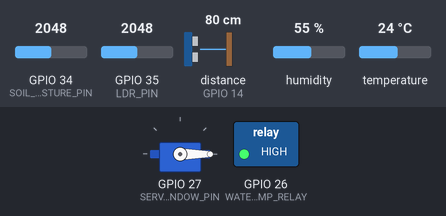
The sketch below on a simulated ESP32. Parts: servo, switched loads named in the sketch (green lamp = pin HIGH). The test bench sets the inputs (shaded band); at power-on: temperature 24 °C, GPIO 34 (SOIL_MOISTURE_PIN) = 2048, GPIO 35 (LDR_PIN) = 2048, distance to the obstacle (sensor on GPIO 14) 80 cm, humidity 55 %. The echo pulse lasts 58.3 µs per cm; WiFi joins after 1.5 s; servers stay silent unless stated; uploads are accepted with an empty reply; pins used as bus, display or sensor lines are not drawn; what the sketch prints to the serial monitor is not drawn.

Above: at 3.2 s.
3.3 s: temperature set to 34 °C
10.1 s: temperature set to 37 °C
At 15.9 s:
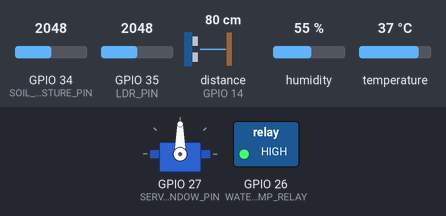
16.9 s: GPIO 34 (SOIL_MOISTURE_PIN) set to 554
26.7 s: GPIO 34 (SOIL_MOISTURE_PIN) set to 475
At 31.6 s:
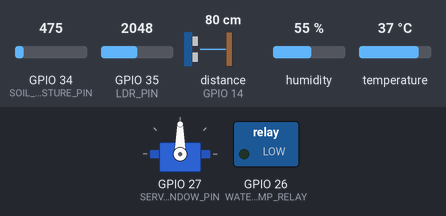
33.5 s: temperature set to 12 °C
At 36.3 s:
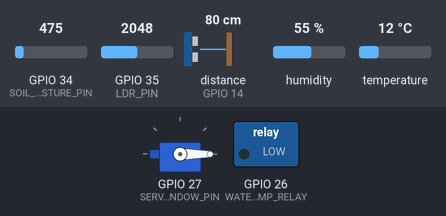
40.3 s: temperature set to 41 °C
At 41.1 s:
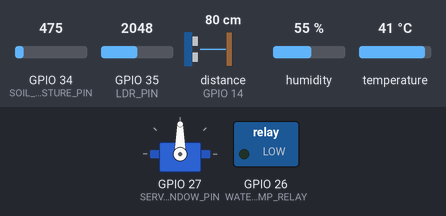
Timing chart, 0 to 43.3 s (numbered marks = the images above; inputs shaded):
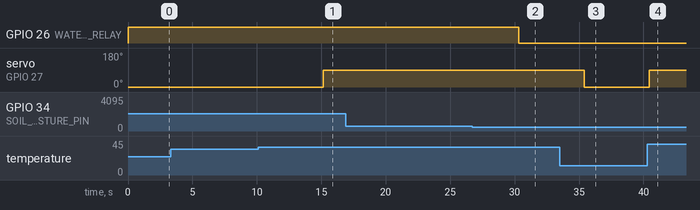

The sketch:

greenhouse_controller.ino
```cpp
/*
 * Smart Greenhouse IoT Controller
 * ESP32-based system for monitoring and controlling greenhouse environment
 *
 * Sensors: DHT11, Soil Moisture, LDR, Ultrasonic
 * Actuators: Water Pump, Servo Window Control
 */

#include <WiFi.h>
#include <HTTPClient.h>
#include <ArduinoJson.h>
#include <DHT.h>
#include <ESP32Servo.h>

// ===========================================
// CONFIGURATION
// ===========================================

// Wi-Fi credentials
const char* ssid = "Holdrine";
const char* password = "@Holdrine";

// Backend server configuration
const char* serverURL = "http://10.139.38.63:5000/api/iot";  // Updated to match your backend
const char* deviceId = "ESP32_GREENHOUSE_001";
const char* authToken = "your_device_auth_token_here";

// Sensor pin definitions
#define DHT_PIN           4
#define DHT_TYPE          DHT11
#define SOIL_MOISTURE_PIN 34    // Analog pin
#define LDR_PIN           35    // Analog pin
#define ULTRASONIC_TRIG   12
#define ULTRASONIC_ECHO   14

// Actuator pin definitions
#define WATER_PUMP_RELAY  26
#define SERVO_WINDOW_PIN  27

// Operational thresholds
#define SOIL_MOISTURE_THRESHOLD  500   // Below this = dry soil
#define LIGHT_THRESHOLD         2000   // Below this = low light
#define WATER_LEVEL_MIN           10   // Minimum water level (cm)
#define TEMP_MAX                  35   // Maximum temperature (°C)
#define HUMIDITY_MIN              40   // Minimum humidity (%)

// Timing constants
#define SENSOR_READ_INTERVAL     5000  // 5 seconds
#define SERVER_SEND_INTERVAL    30000  // 30 seconds
#define PUMP_MIN_RUN_TIME        5000  // Minimum pump run time
#define SERVO_MOVEMENT_DELAY      500  // Servo movement delay

// ===========================================
// GLOBAL VARIABLES
// ===========================================

DHT dht(DHT_PIN, DHT_TYPE);
Servo windowServo;

// Timing variables
unsigned long lastSensorRead = 0;
unsigned long lastServerSend = 0;
unsigned long pumpStartTime = 0;

// Sensor data structure
struct SensorData {
  float temperature;
  float humidity;
  int soilMoisture;
  int lightLevel;
  int waterLevel;
  bool isValid;
};

// Device states
bool pumpRunning = false;
bool windowOpen = false;
int servoPosition = 0;  // 0 = closed, 90 = open

// ===========================================
// SETUP
// ===========================================

void setup() {
  Serial.begin(115200);
  Serial.println("\n=== Smart Greenhouse Controller Starting ===");

  // Initialize sensors
  dht.begin();
  pinMode(ULTRASONIC_TRIG, OUTPUT);
  pinMode(ULTRASONIC_ECHO, INPUT);

  // Initialize actuators
  pinMode(WATER_PUMP_RELAY, OUTPUT);
  digitalWrite(WATER_PUMP_RELAY, HIGH); // Relay OFF (active low)

  windowServo.attach(SERVO_WINDOW_PIN);
  windowServo.write(0); // Start with window closed

  // Connect to WiFi
  connectToWiFi();

  Serial.println("=== Setup Complete ===\n");
}

// ===========================================
// MAIN LOOP
// ===========================================

void loop() {
  unsigned long currentTime = millis();

  // Read sensors at regular intervals
  if (currentTime - lastSensorRead >= SENSOR_READ_INTERVAL) {
    SensorData data = readAllSensors();

    if (data.isValid) {
      printSensorData(data);
      controlActuators(data);

      // Send to server less frequently
      if (currentTime - lastServerSend >= SERVER_SEND_INTERVAL) {
        sendDataToServer(data);
        lastServerSend = currentTime;
      }
    }

    lastSensorRead = currentTime;
  }

  // Handle minimum pump run time
  handlePumpControl(currentTime);

  // Small delay to prevent watchdog issues
  delay(100);
}

// ===========================================
// SENSOR FUNCTIONS
// ===========================================

SensorData readAllSensors() {
  SensorData data;

  // Read DHT11 sensor
  data.temperature = dht.readTemperature();
  data.humidity = dht.readHumidity();

  // Read analog sensors
  data.soilMoisture = analogRead(SOIL_MOISTURE_PIN);
  data.lightLevel = analogRead(LDR_PIN);

  // Read ultrasonic sensor
  data.waterLevel = readUltrasonicDistance();

  // Validate sensor readings
  data.isValid = !isnan(data.temperature) &&
                 !isnan(data.humidity) &&
                 data.waterLevel > 0;

  return data;
}

int readUltrasonicDistance() {
  // Trigger pulse
  digitalWrite(ULTRASONIC_TRIG, LOW);
  delayMicroseconds(2);
  digitalWrite(ULTRASONIC_TRIG, HIGH);
  delayMicroseconds(10);
  digitalWrite(ULTRASONIC_TRIG, LOW);

  // Read echo pulse
  long duration = pulseIn(ULTRASONIC_ECHO, HIGH, 30000); // 30ms timeout

  if (duration == 0) {
    Serial.println("⚠️  Ultrasonic sensor timeout");
    return -1;
  }

  // Convert to distance (cm)
  int distance = duration * 0.034 / 2;
  return distance;
}

// ===========================================
// ACTUATOR CONTROL
// ===========================================

void controlActuators(SensorData data) {
  // Water pump control based on soil moisture
  if (data.soilMoisture < SOIL_MOISTURE_THRESHOLD && !pumpRunning) {
    startWaterPump();
  }

  // Window control based on temperature and light
  bool shouldOpenWindow = (data.temperature > TEMP_MAX) || (data.lightLevel < LIGHT_THRESHOLD);

  if (shouldOpenWindow && !windowOpen) {
    openWindow();
  } else if (!shouldOpenWindow && windowOpen) {
    closeWindow();
  }
}

void startWaterPump() {
  if (pumpRunning) return;

  Serial.println("💧 Starting water pump");
  digitalWrite(WATER_PUMP_RELAY, LOW); // Turn ON (active low)
  pumpRunning = true;
  pumpStartTime = millis();
}

void stopWaterPump() {
  if (!pumpRunning) return;

  Serial.println("💧 Stopping water pump");
  digitalWrite(WATER_PUMP_RELAY, HIGH); // Turn OFF
  pumpRunning = false;
}

void handlePumpControl(unsigned long currentTime) {
  // Ensure pump runs for minimum time
  if (pumpRunning && (currentTime - pumpStartTime >= PUMP_MIN_RUN_TIME)) {
    // Re-read soil moisture to decide if pump should continue
    int currentMoisture = analogRead(SOIL_MOISTURE_PIN);
    if (currentMoisture >= SOIL_MOISTURE_THRESHOLD) {
      stopWaterPump();
    }
  }
}

void openWindow() {
  if (windowOpen) return;

  Serial.println("🪟 Opening window");
  windowServo.write(90);
  windowOpen = true;
  delay(SERVO_MOVEMENT_DELAY);
}

void closeWindow() {
  if (!windowOpen) return;

  Serial.println("🪟 Closing window");
  windowServo.write(0);
  windowOpen = false;
  delay(SERVO_MOVEMENT_DELAY);
}

// ===========================================
// COMMUNICATION FUNCTIONS
// ===========================================

void connectToWiFi() {
  Serial.print("🌐 Connecting to WiFi: ");
  Serial.println(ssid);

  WiFi.begin(ssid, password);

  int attempts = 0;
  while (WiFi.status() != WL_CONNECTED && attempts < 20) {
    delay(1000);
    Serial.print(".");
    attempts++;
  }

  if (WiFi.status() == WL_CONNECTED) {
    Serial.println("\n✅ WiFi connected!");
    Serial.print("📍 IP address: ");
    Serial.println(WiFi.localIP());
  } else {
    Serial.println("\n❌ WiFi connection failed!");
  }
}

void sendDataToServer(SensorData data) {
  if (WiFi.status() != WL_CONNECTED) {
    Serial.println("❌ WiFi not connected, skipping server update");
    return;
  }

  HTTPClient http;
  http.begin(serverURL);
  http.addHeader("Content-Type", "application/json");
  http.addHeader("Authorization", "Bearer " + String(authToken));

  // Create JSON payload matching backend expectations
  DynamicJsonDocument doc(512);
  doc["deviceId"] = deviceId;
  doc["timestamp"] = millis();

  // Sensor data
  doc["sensors"]["temperature"] = data.temperature;
  doc["sensors"]["humidity"] = data.humidity;
  doc["sensors"]["soilMoisture"] = data.soilMoisture;
  doc["sensors"]["lightLevel"] = data.lightLevel;
  doc["sensors"]["waterLevel"] = data.waterLevel;

  // Device states
  doc["actuators"]["waterPump"] = pumpRunning;
  doc["actuators"]["window"] = windowOpen;

  // System status
  doc["status"]["wifiSignal"] = WiFi.RSSI();
  doc["status"]["uptime"] = millis() / 1000;

  String jsonString;
  serializeJson(doc, jsonString);

  Serial.println("📤 Sending data to server...");
  Serial.println(jsonString);

  int httpResponseCode = http.POST(jsonString);

  if (httpResponseCode > 0) {
    String response = http.getString();
    Serial.printf("✅ Server response: %d\n", httpResponseCode);

    if (httpResponseCode == 200) {
      handleServerResponse(response);
    }
  } else {
    Serial.printf("❌ HTTP error: %d\n", httpResponseCode);
  }

  http.end();
}

void handleServerResponse(String response) {
  // Parse server response for remote commands
  DynamicJsonDocument doc(256);
  DeserializationError error = deserializeJson(doc, response);

  if (error) {
    Serial.println("⚠️  Failed to parse server response");
    return;
  }

  // Handle remote commands
  if (doc.containsKey("commands")) {
    JsonObject commands = doc["commands"];

    if (commands.containsKey("waterPump")) {
      bool command = commands["waterPump"];
      if (command && !pumpRunning) {
        startWaterPump();
        Serial.println("🔄 Remote command: Start water pump");
      } else if (!command && pumpRunning) {
        stopWaterPump();
        Serial.println("🔄 Remote command: Stop water pump");
      }
    }

    if (commands.containsKey("window")) {
      bool command = commands["window"];
      if (command && !windowOpen) {
        openWindow();
        Serial.println("🔄 Remote command: Open window");
      } else if (!command && windowOpen) {
        closeWindow();
        Serial.println("🔄 Remote command: Close window");
      }
    }
  }
}

// ===========================================
// UTILITY FUNCTIONS
// ===========================================

void printSensorData(SensorData data) {
  Serial.println("\n==== 📊 Sensor Readings ====");
  Serial.printf("🌡️  Temperature: %.2f°C\n", data.temperature);
  Serial.printf("💧 Humidity: %.2f%%\n", data.humidity);
  Serial.printf("🌱 Soil Moisture: %d\n", data.soilMoisture);
  Serial.printf("☀️  Light Level: %d\n", data.lightLevel);
  Serial.printf("🚰 Water Level: %d cm\n", data.waterLevel);

  Serial.println("\n==== 🔧 Actuator Status ====");
  Serial.printf("💧 Water Pump: %s\n", pumpRunning ? "ON" : "OFF");
  Serial.printf("🪟 Window: %s\n", windowOpen ? "OPEN" : "CLOSED");

  Serial.printf("📶 WiFi Signal: %d dBm\n", WiFi.RSSI());
  Serial.printf("⏱️  Uptime: %lu seconds\n", millis() / 1000);
  Serial.println("========================\n");
}
```

Measured:
- the behaviour switches between 35 and 36 °C on temperature (found by bisection; images 0 and 1)
- the behaviour switches between 500 and 499 on GPIO 34 (SOIL_MOISTURE_PIN) (found by bisection; images 1 and 2)
- after the input at 3.3 s, every drawn part: stays the same
- after the input at 10.1 s, servo on GPIO 27 (SERVO_WINDOW_PIN): 0° → 90° after 5.1 s
- after the input at 16.9 s, every drawn part: stays the same
- after the input at 26.7 s, GPIO 26 (WATER_PUMP_RELAY): HIGH → LOW after 3.6 s
- after the input at 33.5 s, servo on GPIO 27 (SERVO_WINDOW_PIN): 90° → 0° after 1.9 s
- after the input at 40.3 s, servo on GPIO 27 (SERVO_WINDOW_PIN): 0° → 90° after 0.16 s
